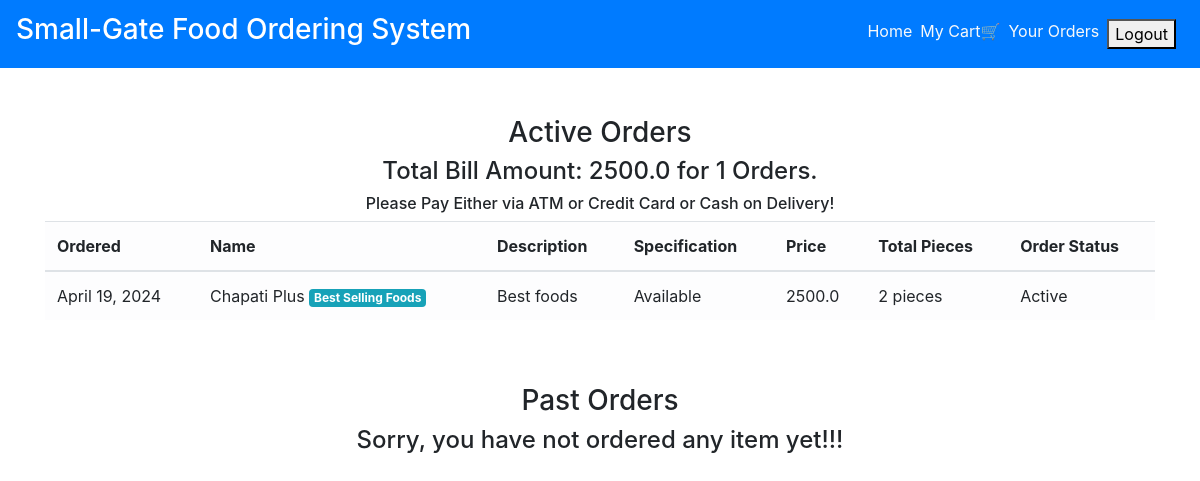
The app's page /order_details/ (signed in) with its own data.
### main/models.py (models this page shows, shortened)
class CartItems(models.Model):
    ORDER_STATUS = (
        ('Active', 'Active'),
        ('Delivered', 'Delivered')
    )
    user = models.ForeignKey(User, on_delete=models.CASCADE)
    item = models.ForeignKey(Item, on_delete=models.CASCADE)
    ordered = models.BooleanField(default=False)
    quantity = models.IntegerField(default=1)
    ordered_date = models.DateField(default=timezone.now)
    status = models.CharField(max_length=20, choices=ORDER_STATUS, default='Active')
    delivery_date = models.DateField(default=timezone.now)
    class Meta:
        verbose_name = 'Cart Item'
        verbose_name_plural = 'Cart Items'

class Item(models.Model):
    LABELS = (
        ('Best Selling Foods', 'Best Selling Foods'),
        ('New Food', 'New Food'),
        ('Spicy Foods🔥', 'Spicy Foods🔥'),
    )
    LABEL_COLOUR = (
        ('danger', 'danger'),
        ('success', 'success'),
        ('primary', 'primary'),
        ('info', 'info'),
        ('warning', 'warning'),
    )
    title = models.CharField(max_length=150)
    description = models.CharField(max_length=250,blank=True)
    price = models.FloatField()
    pieces = models.IntegerField(default=6)
    instructions = models.CharField(max_length=250,default="Available")
    image = models.ImageField(default='default.png', upload_to='images/')
    labels = models.CharField(max_length=25, choices=LABELS, blank=True)
    label_colour = models.CharField(max_length=15, choices=LABEL_COLOUR, blank=True)
    slug = models.SlugField(default="foods")
    created_by = models.ForeignKey(User, on_delete=models.CASCADE)

### main/views.py (the view)
# urls.py: path('order_details/', views.order_details, name='order_details'),
@login_required
def order_details(request):
    items = CartItems.objects.filter(user=request.user, ordered=True,status="Active").order_by('-ordered_date')
    cart_items = CartItems.objects.filter(user=request.user, ordered=True,status="Delivered").order_by('-ordered_date')
    bill = items.aggregate(Sum('item__price'))
    number = items.aggregate(Sum('quantity'))
    pieces = items.aggregate(Sum('item__pieces'))
    total = bill.get("item__price__sum")
    count = number.get("quantity__sum")
    total_pieces = pieces.get("item__pieces__sum")
    context = {
        'items':items,
        'cart_items':cart_items,
        'total': total,
        'count': count,
        'total_pieces': total_pieces
    }
    return render(request, 'main/order_details.html', context)

### main/templatetags/get_group.py (called while the page is built)
@register.filter(name='has_group')
def has_group(user, group_name):
    return user.groups.filter(name=group_name).exists()

### main/templates/main/order_details.html
{% extends "main/layout.html" %}
{% block content %}
<div class="cart">
    <div class="container">
        <div class="row">
            <div class="col-sm-12 mt-5">
                <h3 class="text-center">Active Orders</h3>
                {% if items %}
                <h4 class="text-center">Total Bill Amount: {{total}} for {{ count }} Orders.</h4>
                <h6 class="text-center">Please Pay Either via ATM or Credit Card or Cash on Delivery!</h6>
                <div class="table-responsive">
                    <table class="table table-light">
                        <thead>
                        <tr>
                            <th scope="col">Ordered</th>
                            <th scope="col">Name</th>
                            <th scope="col">Description</th>
                            <th scope="col">Specification</th>
                            <th scope="col">Price</th>
                            <th scope="col">Total Pieces</th>
                            <th scope="col">Order Status</th>
                        </tr>
                        </thead>
                        <tbody>
                            {% for item_active in items %}
                        <tr>
                            <td>{{ item_active.ordered_date }}</td>
                            <td>{{ item_active.item.title }} <span class="badge badge-{{ item_active.item.label_colour }}">{{ item_active.item.labels }}</span></td>
                            <td>{{ item_active.item.description }}</td>
                            <td>{{ item_active.item.instructions }}</td>
                            <td>{{ item_active.item.price }}</td>
                            <td>{{ item_active.item.pieces }} pieces</td>
                            <td>{{ item_active.status }}</td>
                        </tr>
                            {% endfor %}
                        </tbody>
                    </table>
                </div>
                {% else %}
                <h4 class="text-center">Sorry, you have not ordered any item yet!!!</h4>
                {% endif %}
            </div>
        </div>
        <div class="row">
            <div class="col-sm-12 mt-5">
                <h3 class="text-center">Past Orders</h3>
                {% if cart_items %}
                <div class="table-responsive">
                    <table class="table table-light">
                        <thead>
                        <tr>
                            <th scope="col">Ordered</th>
                            <th scope="col">Name</th>
                            <th scope="col">Description</th>
                            <th scope="col">Specification</th>
                            <th scope="col">Price</th>
                            <th scope="col">Total Pieces</th>
                            <th scope="col">Order Status</th>
                            <th scope="col">Delivery Date</th>
                        </tr>
                        </thead>
                        <tbody>
                            {% for cart in cart_items %}
                        <tr>
                            <td>{{ cart.ordered_date }}</td>
                            <td>{{ cart.item.title }} <span class="badge badge-{{ cart.item.label_colour }}">{{ cart.item.labels }}</span></td>
                            <td>{{ cart.item.description }}</td>
                            <td>{{ cart.item.instructions }}</td>
                            <td>{{ cart.item.price }}</td>
                            <td>{{ cart.item.pieces }} pieces</td>
                            <td>{{ cart.status }}</td>
                            <td>{{ cart.delivery_date }}</td>
                        </tr>
                            {% endfor %}
                        </tbody>
                    </table>
                </div>
                {% else %}
                <h4 class="text-center">Sorry, you have not ordered any item yet!!!</h4>
                {% endif %}
            </div>
        </div>
    </div>
</div>
{% endblock content %}

### records on screen
CartItems: ordered_date "April 19, 2024", item "Chapati Plus", item.labels "Best Selling Foods", item.description "Best foods", item.instructions "Available", item.price "2500.0", item.pieces "2", status "Active"

### other values on screen
{{ total }} "2500.0"
{{ count }} "1"
